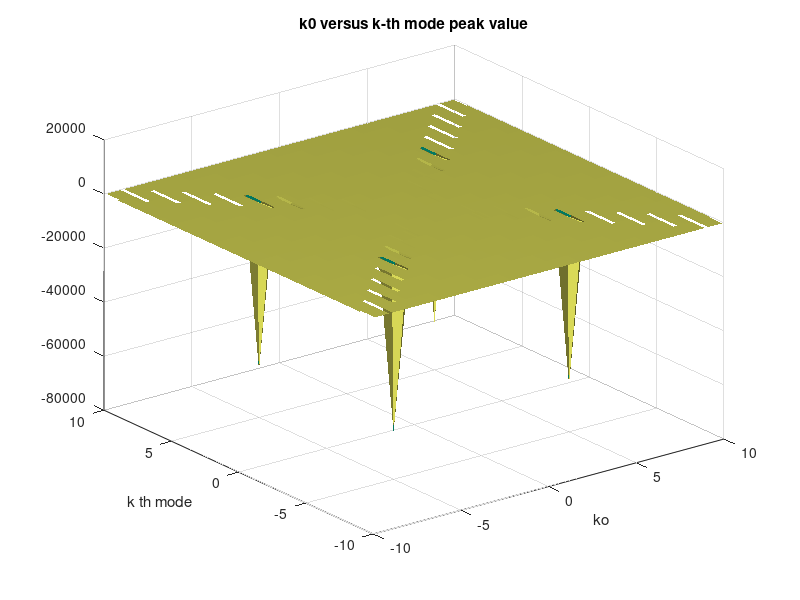
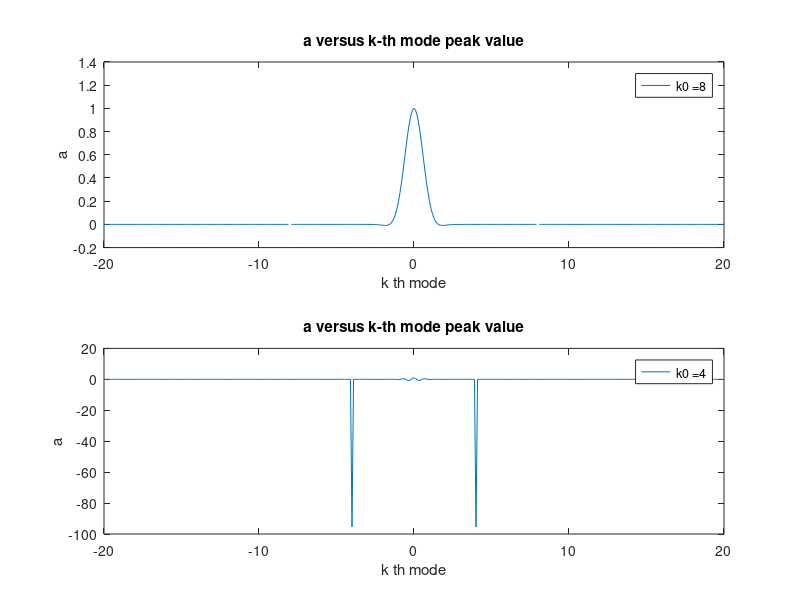
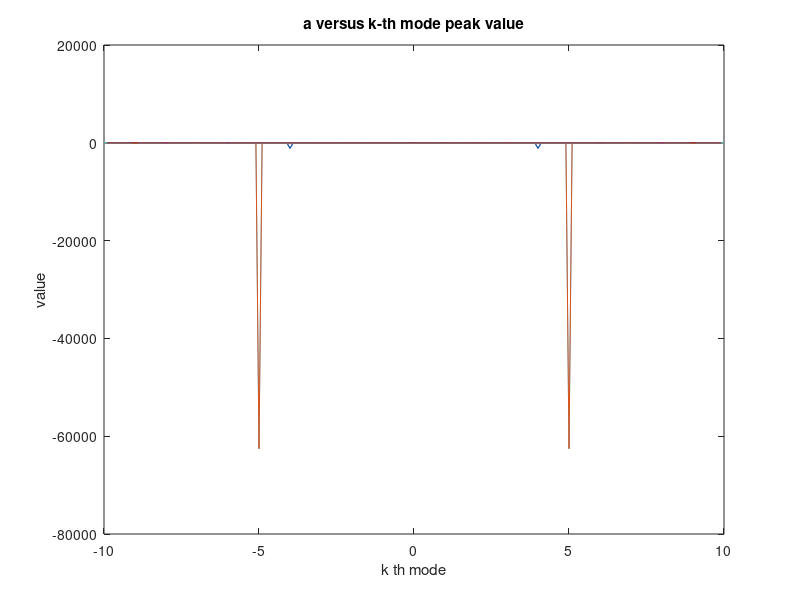

Reproduce these figures in MATLAB, in order.




%% study of stationary state k-mode weight distribution with different a.
clear
figure()

a=1;

 k0=-10:1:10;
 k = -10:0.1:10;
d =1;
for j = 1:length(k0)
for i = 1:length(k)
func2(j,i) = exp(-d^2 * k(i)^2) / (1-a*(exp(-0.6^2*(k(i)-k0(j))^2)+exp(-0.6^2*(k0(j)+k(i))^2)));

end
end
sf =surf(k,k0,func2);
set(sf,'LineStyle','none');
colormap summer;
camlight('headlight')
title('k0 versus k-th mode peak value');
ylabel('k th mode');
xlabel('ko')
figure(4)
plot(k,func2);
title('a versus k-th mode peak value');
xlabel('k th mode');
ylabel('value')


%%
figure(2)
subplot(2,1,1)
a = 1;
k=-20:0.1:20;
k0 =8;
func3 = (1-a*(exp(-0.6^2*(k-k0).^2)+exp(-0.6^2*(k0+k).^2))).^-1;  % denominator
func4 =  exp(-d^2 * k.^2).*cos(k*1) .* func3;  % whole factor
%plot(k, func3,k,func4);
plot(k,func4);

title('a versus k-th mode peak value');
xlabel('k th mode');
ylabel('a')
legend('k0 =8')



subplot(2,1,2)

k=-20:0.1:20;
k0 =4;
func3 = (1-a*(exp(-0.6^2*(k-k0).^2)+exp(-0.6^2*(k0+k).^2))).^-1;
func4 =  exp(-d^2 * k.^2).*cos(k*1).*func3;
func5 = func4 .* real(exp(1i*k*9))
%plot(k, func3,k,func5)
plot(k,func5);

title('a versus k-th mode peak value');
xlabel('k th mode');
ylabel('a')
legend('k0 =4')
